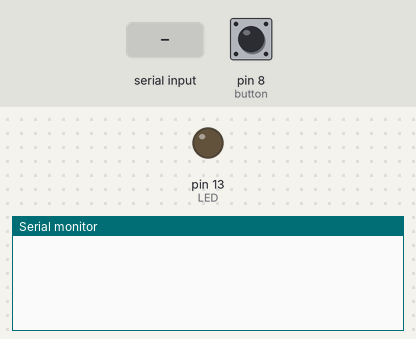
This sketch was run on a simulated Arduino Uno, built with avr-gcc and run on an emulated ATmega328P. Shown: output pins drawn as LEDs (lit = HIGH), the last lines printed to the serial monitor. Inputs (shaded band) come from the test bench; at power-on: pin 8 (button) LOW.

Above: at 1.2 s.
1.3 s: pin 8 (button) pulled HIGH for 0.15 s
At 1.9 s:
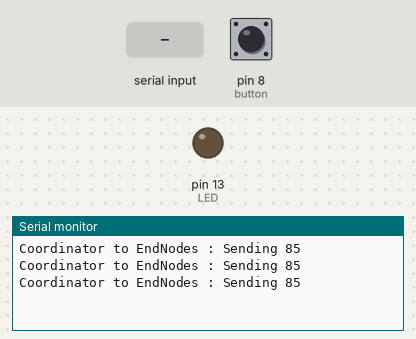
2.9 s: "1" received over the second serial link
At 4.1 s:
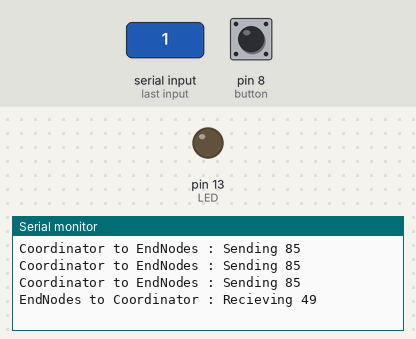
4.4 s: pin 8 (button) driven HIGH
At 4.47 s:
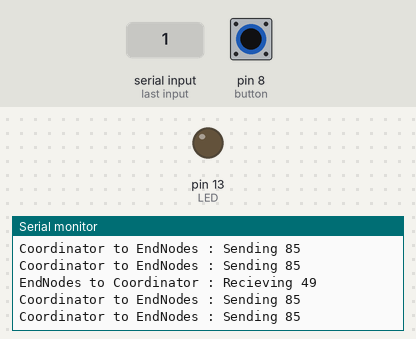
7.4 s: "0" received over the second serial link
At 7.44 s:
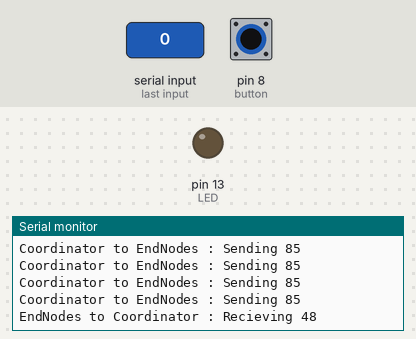
10.4 s: pin 8 (button) pulsed LOW 2 times (0.12 s each, 0.3 s apart)
14.0 s: "2" received over the second serial link
At 14.02 s:
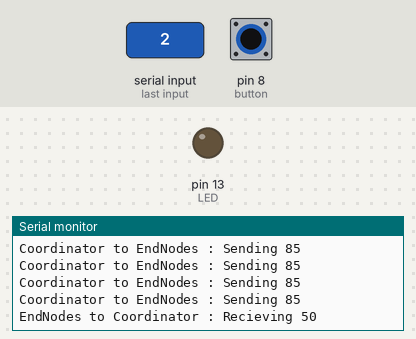

Measured:
- after the input at 1.3 s, the serial monitor: prints a new line at once (image 1)
- after the input at 2.9 s, the serial monitor: prints a new line at once (image 2)
- after the input at 7.4 s, the serial monitor: prints a new line at once (image 4)
- after the input at 14.0 s, the serial monitor: prints a new line at once (image 5)

The sketch:

Coordinator_V3.ino
```cpp
/* Output-side (LED) Arduino code */
#include "SoftwareSerial.h"
// RX: Arduino pin 2, XBee pin DOUT.  TX:  Arduino pin 3, XBee pin DIN
SoftwareSerial XBee(2, 3);
int LED = 13;
int button = 8;
byte rx = 0x55;

void setup()
{
  // Baud rate MUST match XBee settings (as set in XCTU)
  XBee.begin(9600);
  pinMode(LED, OUTPUT);
  pinMode(button, INPUT);
  Serial.begin(9600);
}

void loop()
{


  if(digitalRead(button) == HIGH){
    Serial.println("Coordinator to EndNodes : Sending 85");
    XBee.write(rx);
    delay(50);
  }


  if (XBee.available())
  {
    byte tx = XBee.read();
    Serial.print("EndNodes to Coordinator : Recieving ");
    Serial.print(tx);
    Serial.println();
  }

}
```
